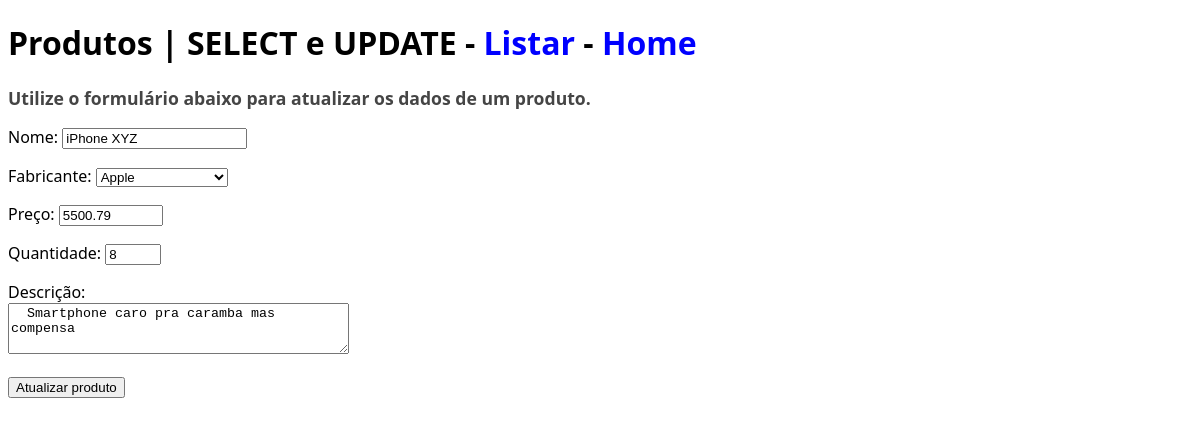
The page /produtos/atualizar.php?id=2 on the database its author committed.
### tables this page shows
CREATE TABLE `produtos` (
  `id` int(11) NOT NULL,
  `nome` varchar(45) NOT NULL,
  `preco` decimal(8,2) NOT NULL,
  `quantidade` smallint(6) DEFAULT NULL,
  `descricao` text NOT NULL,
  `fabricante_id` int(11) DEFAULT NULL
);

CREATE TABLE `fabricantes` (
  `id` int(11) NOT NULL,
  `nome` varchar(45) NOT NULL
);

### includes/funcoes-produtos.php (called while the page is built, shortened)
<?php
function lerUmProduto($conexao, $id){
    $sql = "SELECT id, nome, preco, quantidade, descricao, fabricante_id
    FROM produtos WHERE id = $id";
    $resultado = mysqli_query($conexao, $sql) or die(mysqli_error($conexao));
    return mysqli_fetch_assoc ($resultado);
}
?>

### includes/funcoes-fabricantes.php (called while the page is built, shortened)
<?php
function lerFabricantes($conexao){
    $sql = "SELECT id, nome FROM fabricantes";
    $resultado = mysqli_query($conexao, $sql) or die(mysqli_error($conexao));
    $fabricantes = [];
    While($fabricante = mysqli_fetch_assoc ($resultado)){
        array_push($fabricantes, $fabricante);
    }
    return $fabricantes;
}
?>

### produtos/atualizar.php (the view, shortened to what this page needs)
<?php
    require '../includes/funcoes-fabricantes.php';
    require '../includes/funcoes-produtos.php';
    $listaDeFabricantes = lerFabricantes($conexao);
    $id = filter_input(INPUT_GET, 'id', FILTER_SANITIZE_NUMBER_INT);
    $produto = lerUmProduto($conexao, $id);
?>
<!DOCTYPE html>
<html lang="pt-br">
<head>
<link href="../css/style.css" rel="stylesheet">
</head>
<body>
<div class="container">
    <h1>Produtos | SELECT e UPDATE -
    <a href="listar.php">Listar</a> -
    <a href="../index.php">Home</a> </h1>
</div>
<div class="container">
    <h2>Utilize o formulário abaixo para atualizar os dados de um produto.</h2>
    <form action="" method="post">
        <p><label for="nome">Nome:</label>
	    <input value="<?= $produto['nome'] ?>" type="text" name="nome" id="nome" required></p>
        <p>
            <label for="fabricante">Fabricante:</label>
            <select name="fabricante" id="fabricante" required>
                    <?php foreach ( $listaDeFabricantes as $fabricante ) { ?>
                        <option
                            <?php if($produto['fabricante_id'] == $fabricante['id']) {
                            echo "selected";
                            } ?>
                            value=" <?= $fabricante['id'] ?>">
                            <?= $fabricante['nome'] ?>
                        </option>
                    <?php } ?>
            </select>
        </p>
        <p><label for="preco">Preço:</label>
	    <input value="<?= $produto['preco'] ?>" type="number" name="preco" id="preco" min="0" max="10000" step="0.01" required></p>
        <p><label for="quantidade">Quantidade:</label>
	    <input value="<?= $produto['quantidade'] ?>" type="number" name="quantidade" id="quantidade" min="0" max="50" step="1" required></p>
	    <p><label for="descricao">Descrição:</label> <br>
	    <textarea name="descricao" id="descricao" rows="3" cols="40" maxlength="500" required> <?= $produto['descricao'] ?> </textarea>
        </p>
        <button name="atualizar">Atualizar produto</button>
	</form>
</div>
</body>
</html>

### css/style.css (style rules this page uses)
html { font-size: 16px; }
body { font-family: "Segoe UI", Arial, sans-serif; }
.container { max-width: 1200px; width: 100%; margin: auto; }
h2 { font-size: 1.1rem; color: #454545; }
a { text-decoration: none; color: blue; }

### rows shown on the page
produtos: nome "iPhone XYZ", fabricante "Apple", preco "5500.79", quantidade "8", descricao "Smartphone caro pra caramba mas compensa"
